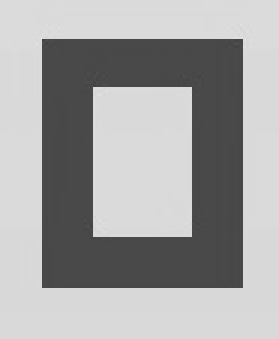
#> input picture templates/0.png, 93 x 113 px (shown 3 times larger); its folder holds only this picture in this run
$ python demo.py   (older library calls are emulated)
#> lines starting #> are read from the running program, lines starting #| are printed output that depends on the picture
### rec.py
import os
import cv2
import numpy
import copy

from sklearn.externals import joblib
from skimage.feature import hog

KNN_SQUARE_SIDE = 100  # Square 50 x 50 px.


def resize(cv_image, factor):
    new_size = tuple(map(lambda x: x * factor, cv_image.shape[::-1]))
    return cv2.resize(cv_image, new_size)


def crop(cv_image, box):
    x0, y0, x1, y1 = box
    return cv_image[y0:y1, x0:x1]


def draw_box(cv_image, box):
    x0, y0, x1, y1 = box
    cv2.rectangle(cv_image, (x0, y0), (x1, y1), (0, 0, 255), 2)


# [28 lines left out: functions draw_boxes_and_show, calc_overlap, not called in this run]

class BaseKnnMatcher(object):
    distance_threshold = 0

    def __init__(self, source_dir):
        self.model, self.label_map = self.get_model_and_label_map(source_dir)

        # prepare templates for rec
        self.lbl2temp = {}
        for label_idx, filename in enumerate(os.listdir(source_dir)):
            label = filename[:filename.index('.png')]
            image = cv2.imread(os.path.join(source_dir, filename), 0)
            #input_img_gray = cv2.cvtColor(image, cv2.COLOR_BGR2GRAY)
            suit_image_standard_size = cv2.resize(image, (KNN_SQUARE_SIDE, KNN_SQUARE_SIDE))
            self.lbl2temp[label] = suit_image_standard_size

    @staticmethod
    def get_model_and_label_map(source_dir):
#> called with source_dir = 'templates'
        responses = []
        label_map = []
        samples = numpy.empty((0, KNN_SQUARE_SIDE * KNN_SQUARE_SIDE), numpy.float32)
        for label_idx, filename in enumerate(os.listdir(source_dir)):

            label = filename[:filename.index('.png')]
            label_map.append(label)
            responses.append(label_idx)

            image = cv2.imread(os.path.join(source_dir, filename), 0)
#> image is the input picture: shape (113, 93); min 67, max 223, mean 163.6

            suit_image_standard_size = cv2.resize(image, (KNN_SQUARE_SIDE, KNN_SQUARE_SIDE))
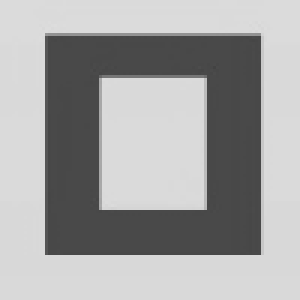
#> suit_image_standard_size: shape (100, 100) (shown 3 times larger); min 67, max 221, mean 163.5
            sample = suit_image_standard_size.reshape((1, KNN_SQUARE_SIDE * KNN_SQUARE_SIDE))
            samples = numpy.append(samples, sample, 0)

        responses = numpy.array(responses, numpy.float32)
        responses = responses.reshape((responses.size, 1))
        model = cv2.KNearest()
#> (the run stopped early here; a loop or call above may not have finished)
